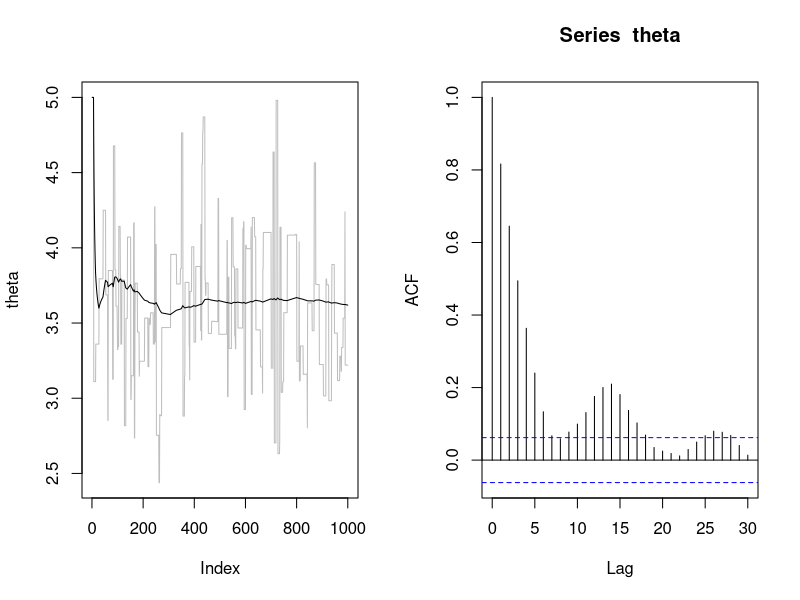
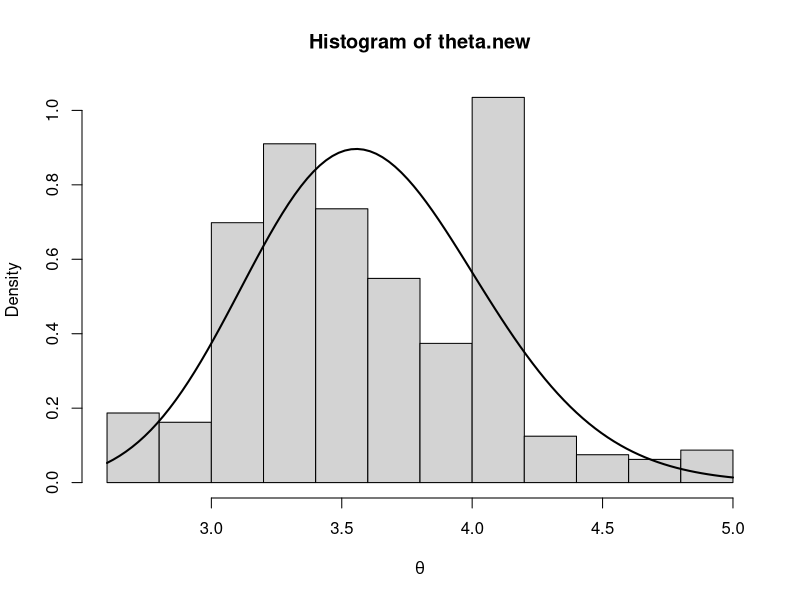
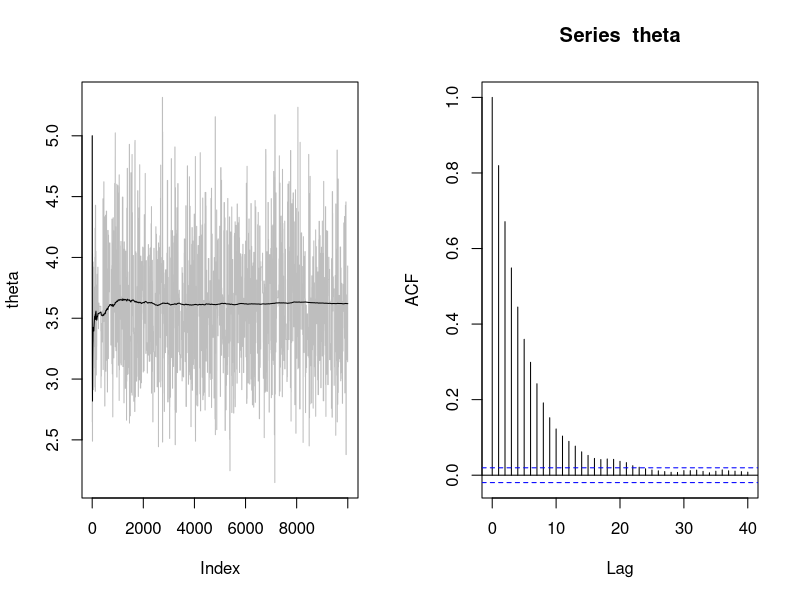
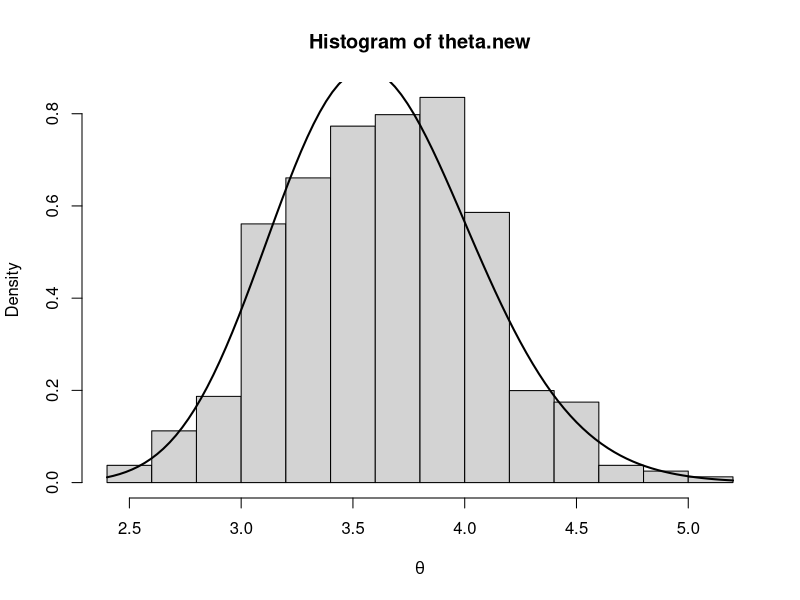
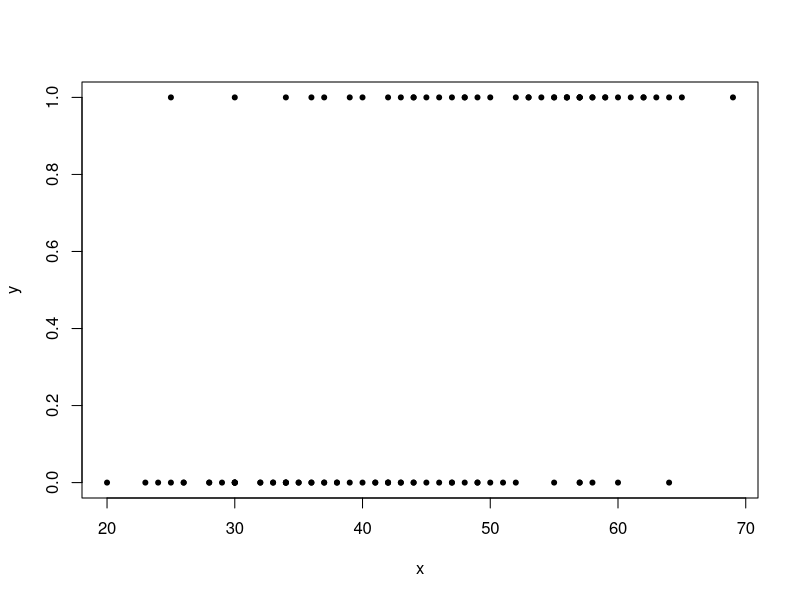
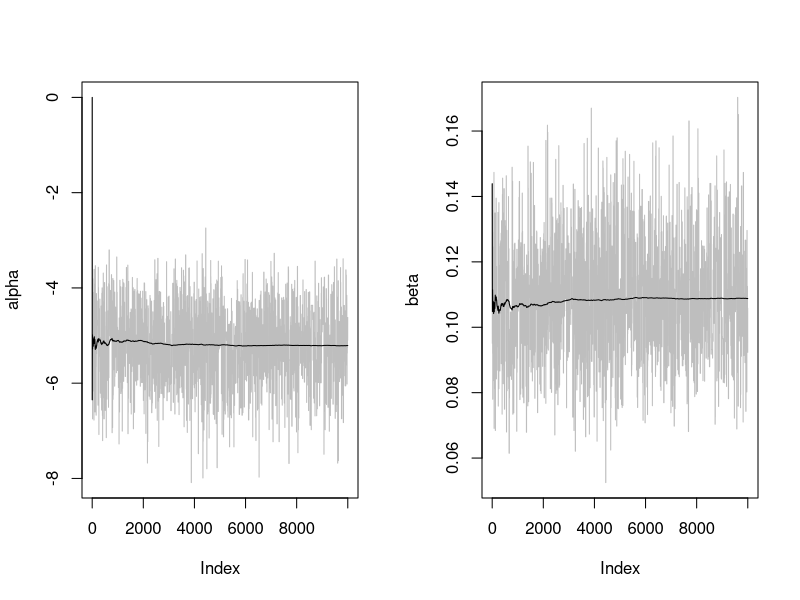
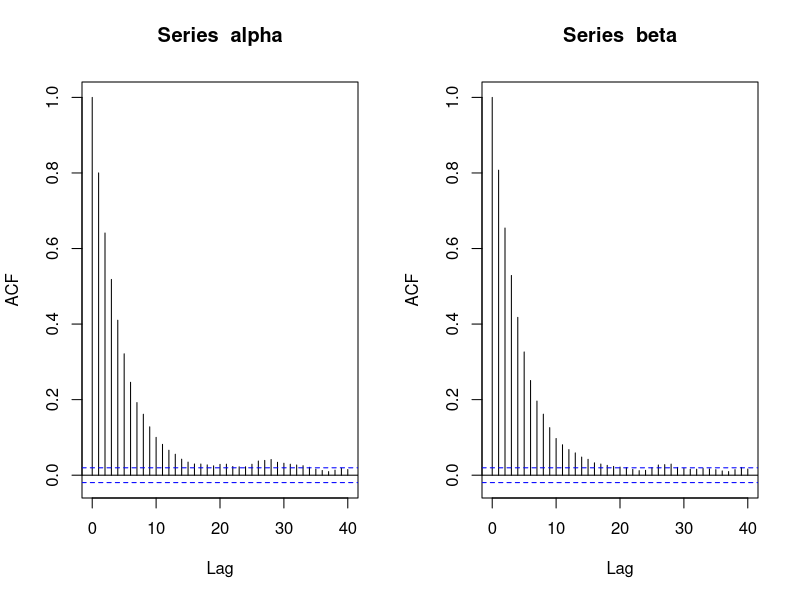
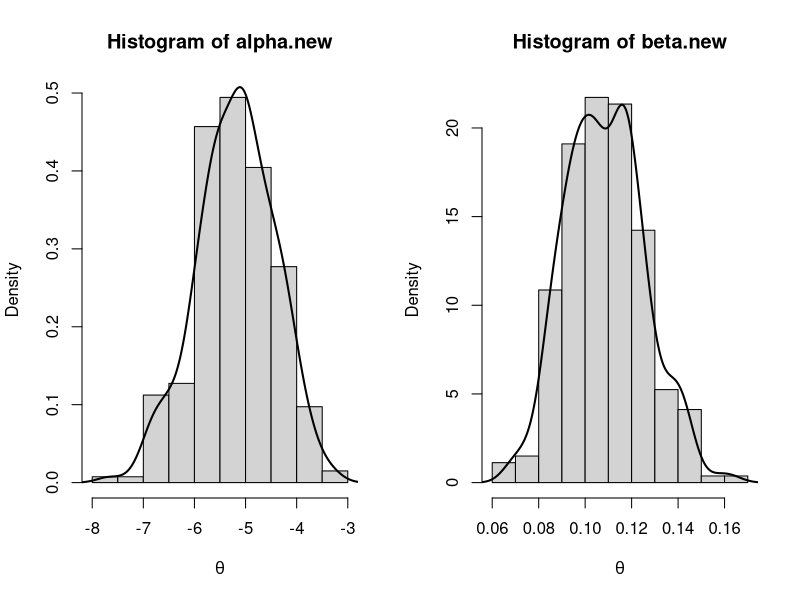

The R source for these figures, in order:
## ---- chunk 1
#| echo: true
#| eval: true

rm(list = ls())

B <- 1000
warmup <- 0.6

# Prior hyperparameters:
a <- 10
b <- 3
## ---- chunk 2
#| echo: true
#| eval: true

# Generating data:
set.seed(42)
n <- 15
sum_yi <- sum(rpois(n, 3))
## ---- chunk 3
#| echo: true
#| eval: true

k <- 0
theta <- numeric(B)
theta.mean <- numeric(B)

theta[1] <- 5
theta.mean[1] <- theta[1]
## ---- chunk 4
#| echo: true
#| eval: true

for(bb in 2:B){
  theta_star <- rexp(1, rate=1/theta[bb-1]) 
  
  alpha_prob <- 
    (theta_star/theta[bb-1])^(a+sum_yi-2)*
    exp(-(b+n)*(theta_star-theta[bb-1]))*
    exp(-theta[bb-1]/theta_star + theta_star/theta[bb-1])
  
  alpha_prob <- min(alpha_prob, 1)
  
  # Acceptance ?
  if(runif(1) <= alpha_prob){
    theta[bb] <- theta_star
    k <- k + 1
  } else {
    theta[bb] <- theta[bb-1]
  }
  
  theta.mean[bb] <- mean(theta[2:bb])
}
## ---- chunk 5
#| echo: true
#| eval: true

# Acceptance rate:
k/B
## ---- chunk 6
#| echo: true
#| eval: true

par(mfrow=c(1,2))
plot(theta, type="l", col="gray")
points(theta.mean, type="l")
acf(theta)
par(mfrow=c(1,1))
## ---- chunk 7
#| echo: true
#| eval: true

m <- warmup*B
theta.new <- theta[m:B]
## ---- chunk 8
#| echo: true
#| eval: true


hist(theta.new,prob=T,xlab=expression(theta))
curve(dgamma(x, a+sum_yi, rate=b+n),add=T,lwd=2)
par(mfrow=c(1,1))
## ---- chunk 9
#| echo: true
#| eval: true

B <- 10000
warmup <- 0.6

k <- 0
theta <- numeric(B)
theta.mean <- numeric(B)

theta[1] <- 5
theta.mean[1] <- theta[1]

for(bb in 2:B){
  theta_star <- rexp(1, rate=1/theta[bb-1]) 
  
  alpha_prob <- 
    (theta_star/theta[bb-1])^(a+sum_yi-2)*
    exp(-(b+n)*(theta_star-theta[bb-1]))*
    exp(-theta[bb-1]/theta_star + theta_star/theta[bb-1])
  
  alpha_prob <- min(alpha_prob,1)
  
  if(runif(1) <= alpha_prob){
    theta[bb] <- theta_star
    k <- k + 1
  } else {
    theta[bb] <- theta[bb-1]
  }
  
  theta.mean[bb] <- mean(theta[2:bb])
}
## ---- chunk 10
#| echo: true
#| eval: true


k/B
## ---- chunk 11
#| echo: true
#| eval: true

par(mfrow=c(1,2))
plot(theta, type="l", col="gray")
points(theta.mean, type="l")
acf(theta)
par(mfrow=c(1,1))
## ---- chunk 12
#| echo: true
#| eval: true

# Removing the warm up period:
m <- round(warmup*B)
thin <- 10
theta.new <- theta[seq(m, B, thin)]

# Comparing the real and simulated posterior:
hist(theta.new,prob=T,xlab=expression(theta))
curve(dgamma(x, a+sum_yi, rate=b+n),add=T,lwd=2)
par(mfrow=c(1,1))
## ---- chunk 13
#| echo: true
#| eval: true

rm(list=ls())

cardiac <- read.csv("data/cardiac.csv", header=T, sep=";")
str(cardiac)

y <- cardiac$Chd
x <- cardiac$Age
n <- nrow(cardiac)

plot(x, y, pch=20)
## ---- chunk 14
#| echo: true
#| eval: true

summary(glm(y ~ x, family="binomial"))
## ---- chunk 15
#| echo: true
#| eval: true

B <- 10000
warmup <- 0.6
## ---- chunk 16
#| echo: true
#| eval: true

b <- exp(-5.30945+.577216)

# From GLM estimates:
m_norm <- 0.1109
v_norm <- .02406^2

## ---- chunk 17
#| echo: true
#| eval: true

k <- 0
alpha <- numeric(B)
beta <- numeric(B)

alpha.mean <- numeric(B)
beta.mean <- numeric(B)

set.seed(42)
alpha[1] <- 0 #log(rexp(1, rate = 1/b))
alpha.mean[1] <- alpha[1]

beta[1] <- rnorm(1, m_norm, sqrt(v_norm))
beta.mean[1] <- beta[1]
## ---- chunk 18
#| echo: true
#| eval: true

Likelihood <- function(alpha, beta, y, x){
  eta <- alpha + beta*x
  theta <- (exp(eta)/(1+exp(eta)))
  L <- prod((theta^y)*((1-theta)^(1-y)))
  return(L)
}
## ---- chunk 19
#| echo: true
#| eval: true

set.seed(42)
for(bb in 2:B){
  alpha_star <- log(rexp(1, rate = 1/b))
  beta_star <- rnorm(1, m_norm, sqrt(v_norm))
  
  num <- Likelihood(alpha_star, beta_star, y, x)*dnorm(beta[bb-1], m_norm, sqrt(v_norm))
  den <- Likelihood(alpha[bb-1], beta[bb-1], y, x)*dnorm(beta_star, m_norm, sqrt(v_norm))
  
  alpha_prob <- min(num/den, 1)
  
  if(runif(1) <= alpha_prob){
    alpha[bb] <- alpha_star
    beta[bb] <- beta_star
    
    k <- k + 1
  } else {
    alpha[bb] <- alpha[bb-1]
    beta[bb] <- beta[bb-1]
  }
  
  alpha.mean[bb] <- mean(alpha[2:bb])
  beta.mean[bb] <- mean(beta[2:bb])
}
## ---- chunk 20
#| echo: true
#| eval: true

# Acceptance rate:
k/B
## ---- chunk 21
#| echo: true
#| eval: true

par(mfrow=c(1,2))
plot(alpha, type="l", col="gray")
points(alpha.mean, type="l")
plot(beta, type="l", col="gray")
points(beta.mean, type="l")
par(mfrow=c(1,1))

par(mfrow=c(1,2))
acf(alpha)
acf(beta)
par(mfrow=c(1,1))
## ---- chunk 22
#| echo: true
#| eval: true

m <- round(warmup*B)
thin <- 15
alpha.new <- alpha[seq(m, B, thin)]
beta.new <- beta[seq(m, B, thin)]
## ---- chunk 23
#| echo: true
#| eval: true

mean(alpha)
mean(beta)
## ---- chunk 24
#| echo: true
#| eval: true

quantile(beta, probs = c(.025, .975))
## ---- chunk 25
#| echo: true
#| eval: true

par(mfrow=c(1,2))
hist(alpha.new,prob=T,xlab=expression(theta))
lines(density(alpha.new),lwd=2)

hist(beta.new,prob=T,xlab=expression(theta))
lines(density(beta.new),lwd=2)
par(mfrow=c(1,1))
## ---- chunk 26
#| echo: true
#| eval: true

range(x)
theta_i <- matrix(NA, ncol=length(unique(x)), nrow=length(alpha.new))

for(i in 1:length(unique(x))){
  eta <- alpha.new + beta.new*unique(x)[i]
  theta_i[,i] <- exp(eta)/(1+exp(eta))
}

head(theta_i)
## ---- chunk 27
#| echo: true
#| eval: true

# Empty plot:
plot(0, 1, xlab = "Age", ylab = "P(Y = 1 | Age)",
     ylim=c(0,1), xlim=range(x), col="white")

for(i in 1:length(unique(x))){
  xx <- unique(x)[i]
  points(rep(xx, length(theta_i[,i])), 
         theta_i[,i], col="gray", pch=20)
}

points(x, y, pch=20)
abline(h = .5, col = "red", lty = "dashed")

x_grid <- seq(min(x)-1, max(x)+1, by = .5)
theta_grid <- numeric(length(x_grid))

for(i in 1:length(x_grid)){
  eta <- alpha.new + beta.new*x_grid[i]
  theta_grid[i] <- mean(exp(eta)/(1+exp(eta)))
}

points(x_grid, theta_grid, type = "l", lwd = 1.5)
